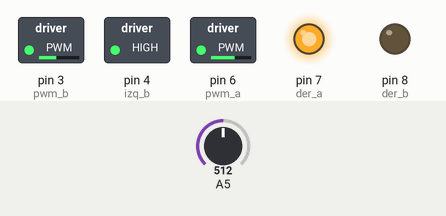
Simulated run of this sketch. Board: Arduino Uno, built with avr-gcc and run on an emulated ATmega328P. Parts: switched loads named in the sketch (green lamp = pin HIGH), output pins drawn as LEDs (lit = HIGH). The test bench sets the inputs (shaded band); at power-on: A5 = 512. Pins used as bus, display or sensor lines are not drawn.

Above: at 1.5 s.
1.6 s: A5 set to 397
5.1 s: A5 set to 374
At 5.6 s:
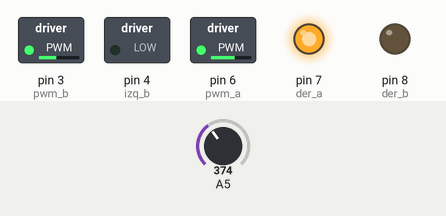
6.7 s: A5 set to 511
At 7.2 s:
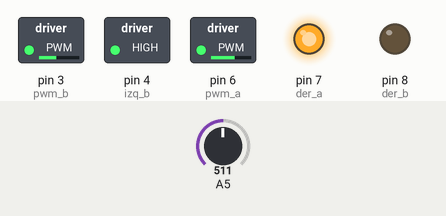
10.2 s: A5 set to 306
At 10.7 s:
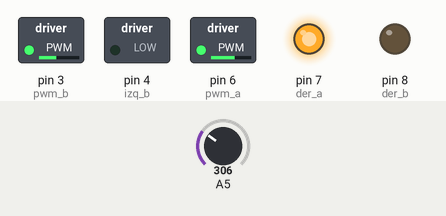
Timing chart, 0 to 12.9 s (numbered marks = the images above; inputs shaded):
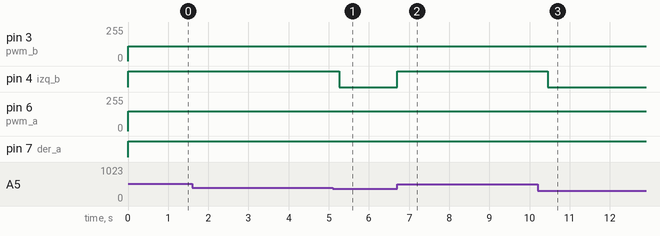

Measured:
- the behaviour switches between 384 and 383 on A5 (found by bisection; images 0 and 1)
- after the input at 5.1 s, pin 4 (izq_b): HIGH → LOW after 0.16 s
- after the input at 6.7 s, pin 4 (izq_b): LOW → HIGH at once
- after the input at 10.2 s, pin 4 (izq_b): HIGH → LOW after 0.25 s

The sketch:

prueba_motor_sensor.ino
```cpp
const int pwm_a = 6;
const int der_a = 7;
const int der_b = 8;
const int pwm_b = 3;
const int izq_a = 5;
const int izq_b = 4;

bool flag = false;

int getdist(int s){
    int dist= pow(10,log10(s/1821.2)/-0.65);
    return dist;
}
void setup (){
pinMode(pwm_a, OUTPUT);
pinMode(der_a, OUTPUT);
pinMode(der_b, OUTPUT);
pinMode(pwm_b, OUTPUT);
pinMode(izq_a, OUTPUT);
pinMode(izq_b, OUTPUT);
Serial.begin(115200);

}
void loop(){
int dist = getdist(analogRead(A5));
if (dist > 10 && flag == false){
analogWrite(pwm_a,150);
digitalWrite(der_a,HIGH);
digitalWrite(der_b,LOW);
analogWrite(pwm_b,110);
digitalWrite(izq_a,HIGH);
digitalWrite(izq_b,LOW);
}
else if (dist <= 10 && flag == false){
analogWrite(pwm_a,150);
digitalWrite(der_a,HIGH);
digitalWrite(der_b,LOW);
analogWrite(pwm_b,110);
digitalWrite(izq_a,LOW);
digitalWrite(izq_b,HIGH);
delay(750);
analogWrite(pwm_a,150);
digitalWrite(der_a,HIGH);
digitalWrite(der_b,LOW);
analogWrite(pwm_b,110);
digitalWrite(izq_a,HIGH);
digitalWrite(izq_b,LOW);

}


/*
delay(2000);
analogWrite(pwm_a,150);
digitalWrite(der_a,LOW);
digitalWrite(der_b,HIGH);
delay(2000);
*/
}
```
